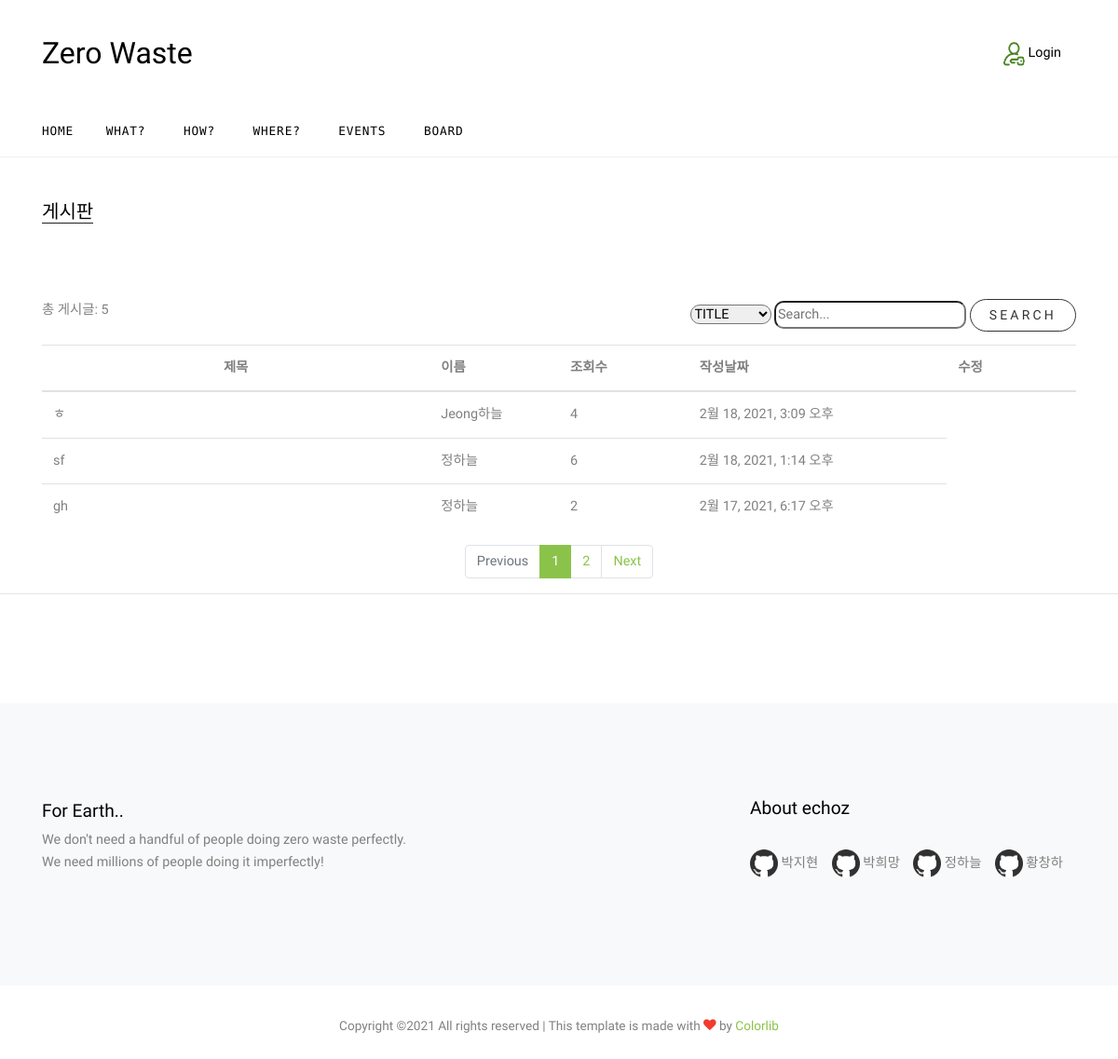
Page /echozapp/Board/ on the earlier database version.
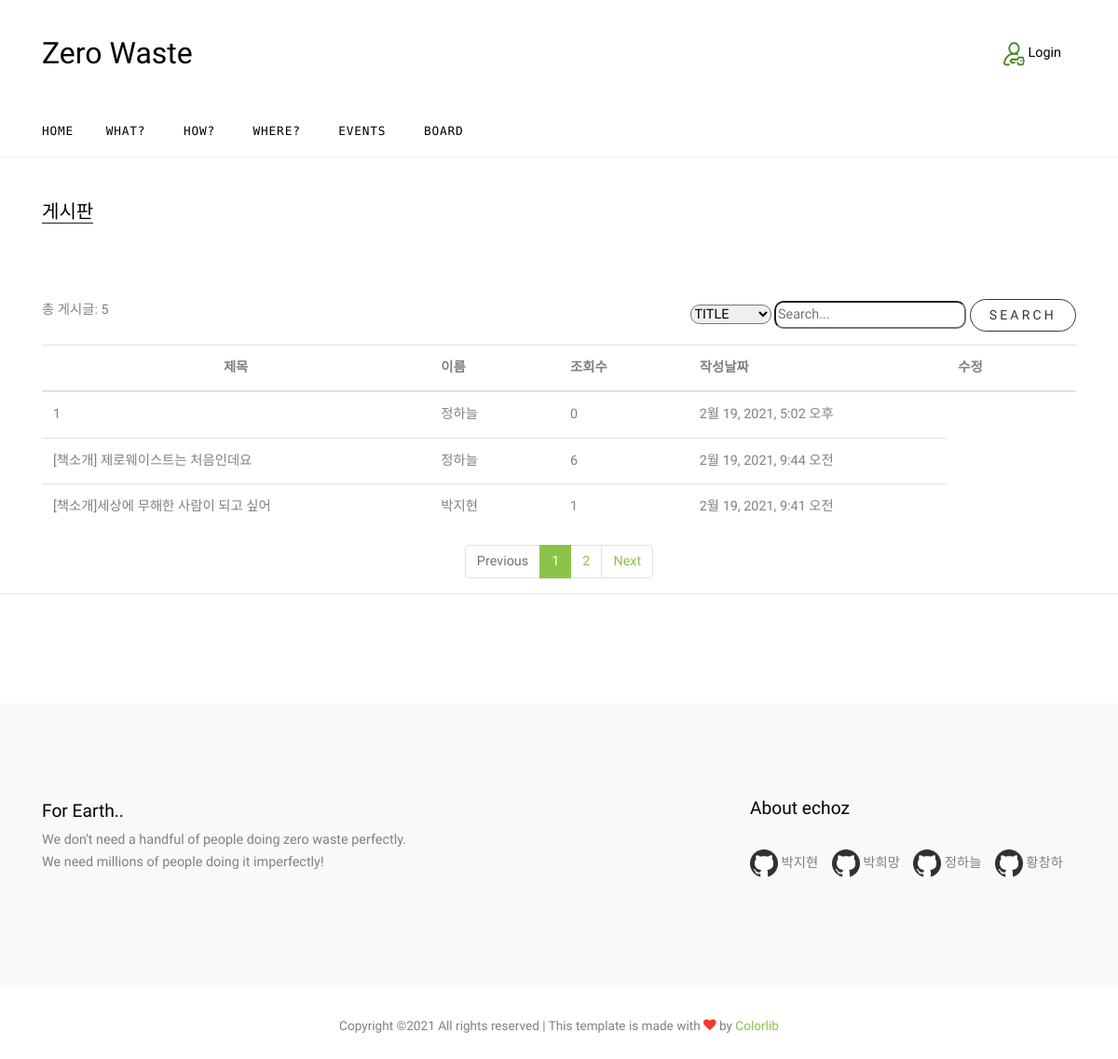
Same page on the later database version.
### echozapp/models.py (models this page shows)
class Post(models.Model):
    author = models.ForeignKey(User, on_delete=models.CASCADE)
    title = models.CharField(max_length=30)
    content = models.TextField()
    writedate = models.DateTimeField(auto_now_add=True)
    count = models.IntegerField(default=0)

### echozapp/views.py (the view)
# urls.py: path('Board/', views.Board, name='Board'),
def Board(request):
    page = request.GET.get('page', 1)
    vlist = Post.objects.all()
    vlist = vlist.order_by('-writedate')
    paginator = Paginator(vlist, 3)
    vlistpage = paginator.get_page(page)
    boardcount = Post.objects.count()
    context = {"vlist": vlistpage,"boardcount":boardcount}
    return render(request, 'Board.html',context)

### echozapp/templates/Board.html (shortened to what this page needs)
{% extends 'base.html' %}
{% block content %}
    <div class="site-section">
      <div class="container">
        <div class="row">
          <div class="col-lg-12">
            <div class="section-title mb-5">
              <h2>게시판</h2>
            </div>
          </div>
        </div>
            <br>
            <div>
                총 게시글: {{boardcount}}
            <div style="float:right">
                <select style=" border-radius : 10px" name="searchtype">
                    <option value="search1">TITLE</option>
                </select>
                <input type="text"  style=" border-radius : 10px" placeholder="Search..." name="keyword" >
                <button  style="background-color: white; color:black; opacity:0.8;" class="btn" onclick="processSearch() ">search</button>
            </div>
            </div>
            <br>
            <table class="table table-hover">
                <thead>
                    <tr>
                        <th style="width:30%; text-align:center;">제목</th>
                        <th style="width:10%;">이름</th>
                        <th style="width:10%;">조회수</th>
                        <th style="width:20%;">작성날짜</th>
                        <th style="width:10%;">수정</th>
                    </tr>
                </thead>
                <tbody>
                 {% for wdata in vlist %}
                <tr>
                    <td onclick="Boardview({{wdata.id}})"> {{wdata.title}} </td>
                    <td>{{wdata.author.last_name}}{{wdata.author.first_name}}</td>
                    <td>{{wdata.count}}</td>
                    <td >{{wdata.writedate}}</td>
                </tr>
                {% endfor %}
                </tbody>
            </table>
      </div>
      <ul class="pagination justify-content-center">
          {% if vlist.has_previous %}
            <li class="page-item"><a class="page-link" href="?page={{vlist.previous_page_number}}">Previous</a></li>
          {% else %}
            <li class="page-item disabled"><a class="page-link"  tabindex="-1" aria-disabled="true" href="#">Previous</a></li>
          {% endif %}
          {% for page_number in vlist.paginator.page_range %}
            {% if page_number == vlist.number %}
                <li class="page-item active" aria-current="page"><a class="page-link" href="?page={{page_number}}"> {{page_number}}</a></li>
            {% else %}
                <li class="page-item"><a class="page-link" href="?page={{page_number}}"> {{page_number}}</a></li>
            {% endif%}
          {% endfor %}
          {% if vlist.has_next %}
            <li class="page-item"><a class="page-link" href="?page={{vlist.next_page_number}}">Next</a></li>
          {% else%}
            <li class="page-item disabled"><a class="page-link"  tabindex="-1" aria-disabled="true" href="#">Next</a></li>
          {% endif %}
      </ul>
      <hr>
      <div class="row justify-content-md-center">
			<div class="col-md-6 col-md-offset-3">
            </div>
      </div>
    </div>
{% endblock %}

Differences in the rows shown:
removed Post: title "ㅎ", author.last_name "Jeong", author.first_name "하늘", count "4", writedate "2월 18, 2021, 3:09 오후"
removed Post: title "gh", author.last_name "정", author.first_name "하늘", count "2", writedate "2월 17, 2021, 6:17 오후"
added Post: title "1", author.last_name "정", author.first_name "하늘", count "0", writedate "2월 19, 2021, 5:02 오후"
changed Post: title "sf" → "[책소개] 제로웨이스트는 처음인데요"; writedate "2월 18, 2021, 1:14 오후" → "2월 19, 2021, 9:44 오전"
added Post: title "[책소개]세상에 무해한 사람이 되고 싶어", author.last_name "박", author.first_name "지현", count "1", writedate "2월 19, 2021, 9:41 오전"
